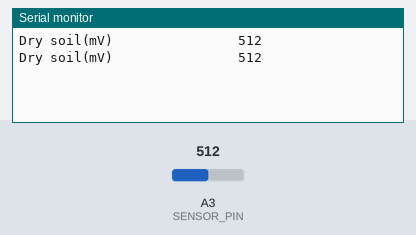
A sketch run on a simulated Arduino Uno, built with avr-gcc and run on an emulated ATmega328P. Parts: the last lines printed to the serial monitor. The test bench sets the inputs (shaded band); at power-on: A3 (SENSOR_PIN) = 512.

Above: at 1.8 s.
1.9 s: A3 (SENSOR_PIN) set to 716
At 2.8 s:
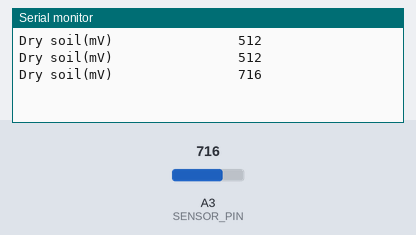
3.4 s: A3 (SENSOR_PIN) set to 900
At 4.7 s:
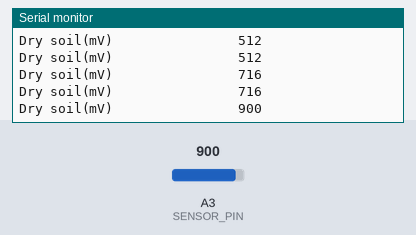
Timing chart, 0 to 6.4 s (numbered marks = the images above; inputs shaded):
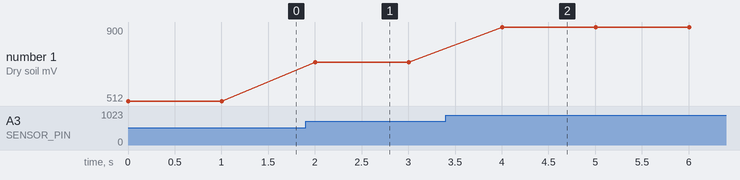

The sketch:

soil_sensor.ino
```cpp
const int SENSOR_PIN = A3;    // Pin to read soil sensor
float percentFC;
int volt = 0;

const int dryVoltage = 0;           //  output in air, dry
const int midVoltage = 1650;           // output at midpoint between wet and dry, or 50% water depth
const int wetVoltage = 3330;           // output in well watered soil  or submerged in water
void setup() {
  Serial.begin(115200);  // Initialize Serial for debuging purposes.
}

void loop() {
 volt = analogRead (SENSOR_PIN);
 // convert % field capacity or full scale range, w/ 3-pt calibration
 if (volt < midVoltage)
   { percentFC=map(volt,wetVoltage,midVoltage,50,0);
   Serial.print ("Dry soil(mV)        ");
   //Serial.print(percentFC);
   Serial.print("        ");
   Serial.println (volt);
   }
 else {
   Serial.print ("Wet soil(mV)        ");
   percentFC=map(volt,midVoltage,dryVoltage,100,50);
   //Serial.print (percentFC);
   Serial.print("        ");
   Serial.println (volt);
      }
   delay(1000);
 }
```

Measured:
- after the input at 1.9 s, the serial monitor: prints a new line after 0.10 s (image 1)
- after the input at 3.4 s, the serial monitor: prints a new line after 0.60 s (image 2)
- plotted number 1: 512 → 716 after the input at 1.9 s, 716 → 900 after the input at 3.4 s
